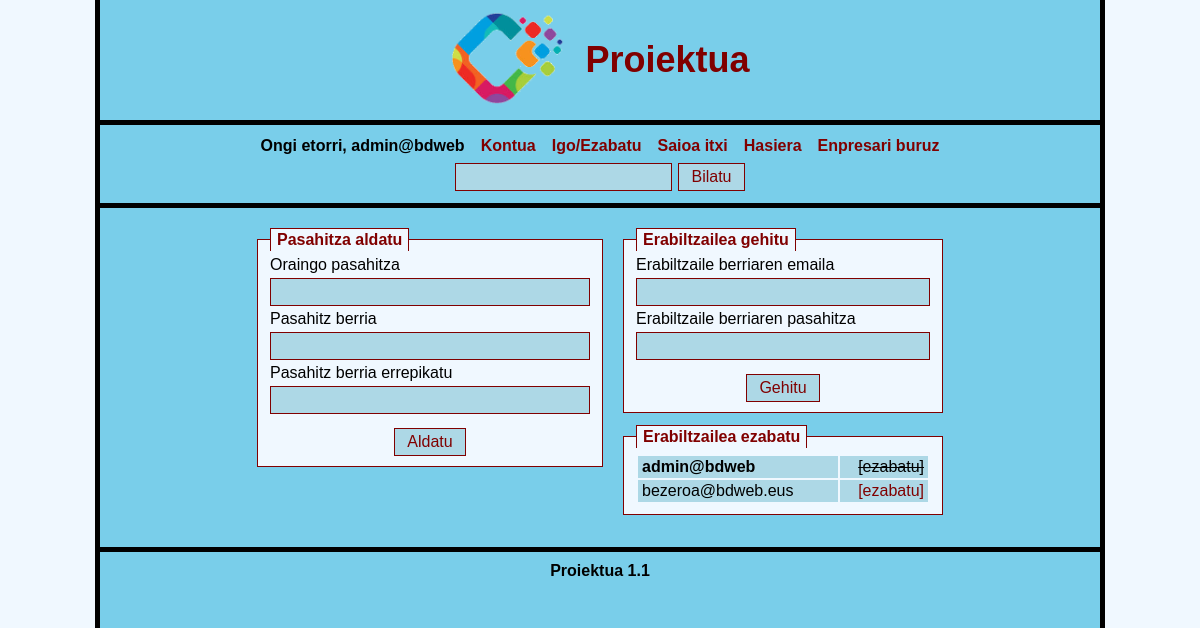
The app's page /index.php?action=account (signed in) with its own data.
### tables this page shows
CREATE TABLE users (
    id INT AUTO_INCREMENT PRIMARY KEY,
    username VARCHAR(100) NOT NULL UNIQUE,
    password VARCHAR(255) NOT NULL,
    rola ENUM('admin', 'bezeroa') NOT NULL DEFAULT 'bezeroa',
    izena VARCHAR(50) NOT NULL DEFAULT '',
    abizena VARCHAR(100) NOT NULL DEFAULT '',
    hiria VARCHAR(50) NOT NULL DEFAULT '',
    lurraldea VARCHAR(50) NOT NULL DEFAULT '',
    herrialdea VARCHAR(50) NOT NULL DEFAULT '',
    postakodea VARCHAR(10) NOT NULL DEFAULT '',
    telefonoa VARCHAR(20) NOT NULL DEFAULT '',
    irudia VARCHAR(255) NULL
);

### includes/funtzioak.php (called while the page is built, shortened)
<?php
function e($s) {
    return htmlspecialchars((string)$s, ENT_QUOTES, 'UTF-8');
}
function admin_da() {
    return ($_SESSION['rola'] ?? '') === 'admin';
}
function kontsulta($conx, $sql, $motak = '', ...$balioak) {
    $stmt = mysqli_prepare($conx, $sql);
    mysqli_stmt_execute($stmt);
    return mysqli_stmt_get_result($stmt) ?: true;
}

### includes/account.php (the view, shortened to what this page needs)
<div class="zutabeak">
    <fieldset class="kutxa">
        <legend>Pasahitza aldatu</legend>
        <form action="index.php?action=account" method="post" class="formularioa">
            <label for="oldpass">Oraingo pasahitza</label>
            <input type="password" id="oldpass" name="oldpass" autocomplete="current-password" required>
            <label for="newpass">Pasahitz berria</label>
            <input type="password" id="newpass" name="newpass" autocomplete="new-password" minlength="<?= PASAHITZ_MIN ?>" required>
            <label for="confnewpass">Pasahitz berria errepikatu</label>
            <input type="password" id="confnewpass" name="confnewpass" autocomplete="new-password" required>
            <button type="submit">Aldatu</button>
        </form>
    </fieldset>
    <?php if (admin_da()): ?>
    <div>
        <fieldset class="kutxa">
            <legend>Erabiltzailea gehitu</legend>
            <form action="index.php?action=account" method="post" class="formularioa">
                <label for="newuser">Erabiltzaile berriaren emaila</label>
                <input type="email" id="newuser" name="newuser" required>
                <label for="newuserpass">Erabiltzaile berriaren pasahitza</label>
                <input type="password" id="newuserpass" name="newuserpass" autocomplete="new-password" minlength="<?= PASAHITZ_MIN ?>" required>
                <button type="submit">Gehitu</button>
            </form>
        </fieldset>
        <fieldset class="kutxa">
            <legend>Erabiltzailea ezabatu</legend>
            <table class="erabiltzaileak">
            <?php
            $users = kontsulta($conx, "SELECT username FROM users ORDER BY username");
            while ($user = mysqli_fetch_assoc($users)) {
                $nirea = $user['username'] === $_SESSION['username'];
            ?>
                <tr>
                    <td><?= $nirea ? '<b>' . e($user['username']) . '</b>' : e($user['username']) ?></td>
                    <td class="eskuinera">
                    <?php if ($nirea): ?>
                        <del>[ezabatu]</del>
                    <?php else: ?>
                        <form method="post" action="index.php?action=account" class="lerroan" onsubmit="return confirm('Ziur zaude?');">
                            <button type="submit" class="esteka">[ezabatu]</button>
                        </form>
                    <?php endif; ?>
                    </td>
                </tr>
            <?php } ?>
            </table>
        </fieldset>
    </div>
    <?php endif; ?>
</div>

### style.css (style rules this page uses)
body { background: aliceblue url("background.png") center top repeat-y; margin: 0; font-family: Arial, Helvetica, sans-serif; font-size: 16px; color: black; }
input, textarea { background-color: lightblue; color: black; border: 1px solid maroon; font: inherit; padding: 4px; }
button { background-color: lightblue; color: maroon; border: 1px solid maroon; font: inherit; padding: 4px 12px; cursor: pointer; }
fieldset { background-color: aliceblue; border: 1px solid maroon; margin: 0 0 12px; }
legend { color: maroon; font-weight: bold; background-color: aliceblue; border: 1px solid maroon; border-bottom: 0; padding: 2px 6px; }
.kutxa { max-width: 320px; margin-left: auto; margin-right: auto; }
.zutabeak { display: flex; flex-wrap: wrap; justify-content: center; align-items: flex-start; gap: 20px; }
.zutabeak .kutxa { flex: 1 1 300px; margin-left: 0; margin-right: 0; }
.zutabeak > div { flex: 1 1 300px; max-width: 320px; }
.zutabeak > div .kutxa { max-width: none; }
.formularioa { display: flex; flex-direction: column; gap: 4px; }
.formularioa button { align-self: center; margin-top: 10px; }
.lerroan { display: inline; }
.esteka { background: none; border: 0; padding: 0; color: maroon; font-weight: inherit; }
.erabiltzaileak { width: 100%; border-spacing: 2px; }
.erabiltzaileak td { background-color: lightblue; padding: 2px 4px; }
.eskuinera { text-align: right; width: 80px; }

### records on screen
users: username "admin@bdweb", shows "[ezabatu]"
users: username "bezeroa@bdweb.eus"

### other values on screen
$enpresa "Proiektua"
$_SESSION['username'] "admin@bdweb"
$version "1.1"
